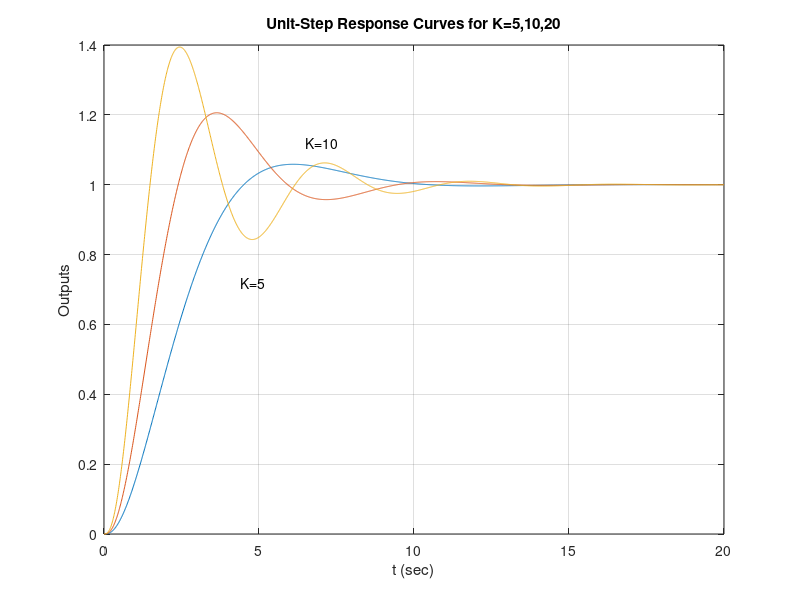
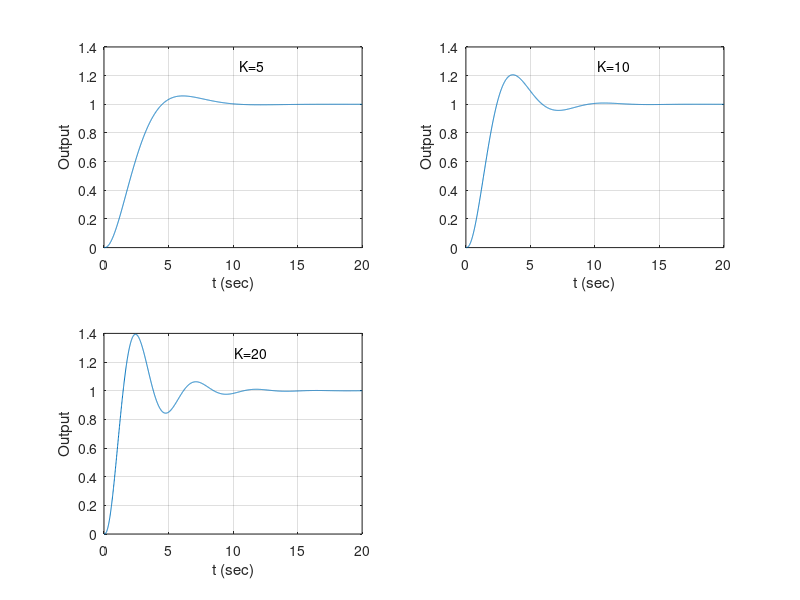

Source code (MATLAB) for these figures, in order:
t = 0:0.01:20;
K = [5, 10, 20];
    for n = 1:3;
        numg = [K(n)];deng = [1, 11, 10, 0];sysg = tf(numg, deng);
        sys = feedback(sysg, [1]);
        y(:,n) = step(sys, t);
    end
figure(1)
plot(t,y)
grid
title('Unit-Step Response Curves for K=5,10,20')
xlabel('t (sec)')
ylabel('Outputs')
text(4,6,1.33,'K=20')
text(6.5,1.12,'K=10')
text(4.4,0.72,'K=5')

% Note that if we want to plot individual curves separately, we use
% the commands plot(t,y(:,1)), plot(t,y(:,2)), and plot(t,y(:,3)).

figure(2)
subplot(2,2,1),plot(t,y(:,1)),grid,xlabel('t (sec)'),ylabel('Output')
text(10.5, 1.27, 'K=5')
subplot(2,2,2),plot(t,y(:,2)),grid,xlabel('t (sec)'),ylabel('Output')
text(10.2,1.27,'K=10')
subplot(2,2,3),plot(t,y(:,3)),grid,xlabel('t (sec)'),ylabel('Output')
text(10.1,1.27,'K=20')